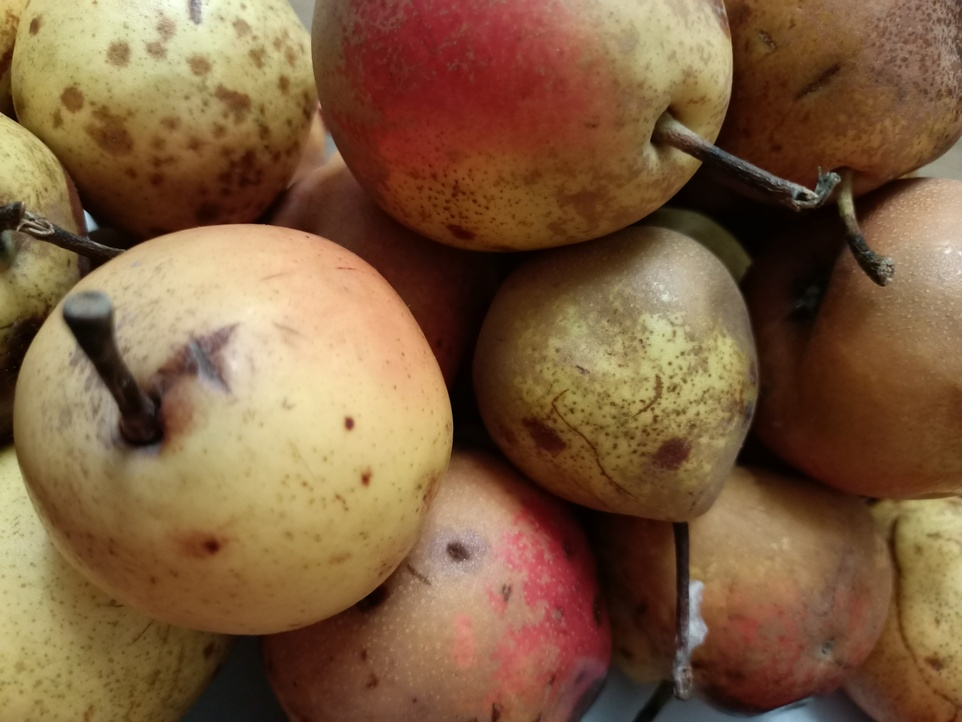
#> input picture FruitsCV/ImagesTest/Desertnaya_ros verh/IMG_6671.jpg, 962 x 722 px, shrunk from 4000 x 3000 before the run; its folder holds only this picture in this run
$ python Contouring.py
#> lines starting #> are read from the running program, lines starting #| are printed output that depends on the picture; after the words box and inside, x2 and y2 are one past the last pixel; in counts of white or black regions, pixels touching at a corner belong together
from glob import glob
import cv2


i = 1
for dock in glob("ImagesTest/*"):
    files = glob(dock + '/*.jpg')
    for myFile in files:
        image = cv2.imread(myFile)
#> image is the input picture: shape (722, 962, 3); mean B, G, R 64, 94.9, 127.1
        blur = cv2.medianBlur(image, 5)
        gray = cv2.cvtColor(blur, cv2.COLOR_BGR2GRAY)
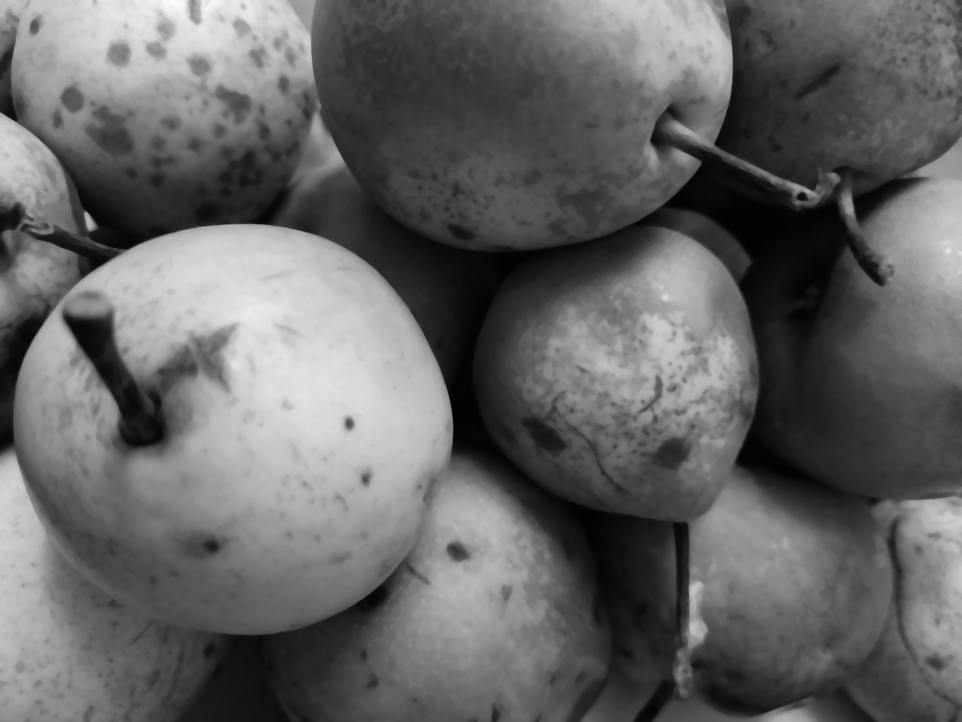
#> gray: shape (722, 962); min 1, max 252, mean 101.2
        _, binary = cv2.threshold(gray, 80, 255, cv2.THRESH_BINARY)
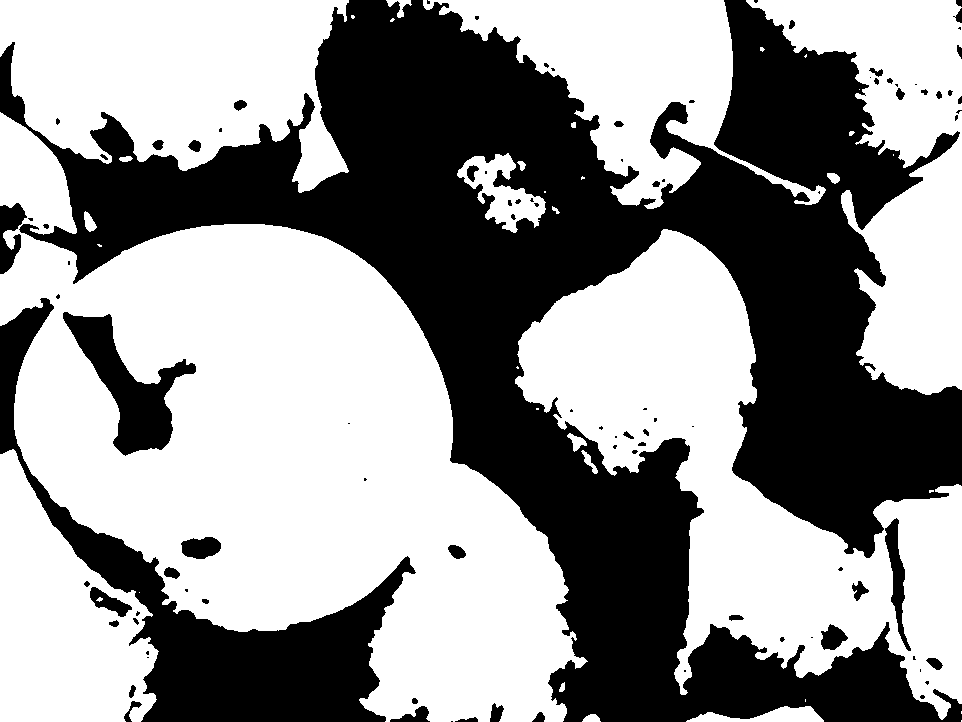
#> binary: shape (722, 962); 57.9% white; 96 black regions (45 under 20 px), largest, box (x1, y1, x2, y2) and area: (0, 0, 962, 722) 245466, (0, 298, 416, 722) 32803, (63, 312, 196, 456) 6649
        element = cv2.getStructuringElement(cv2.MORPH_RECT, (3, 3))
        binary = cv2.morphologyEx(binary, cv2.MORPH_CLOSE, element)
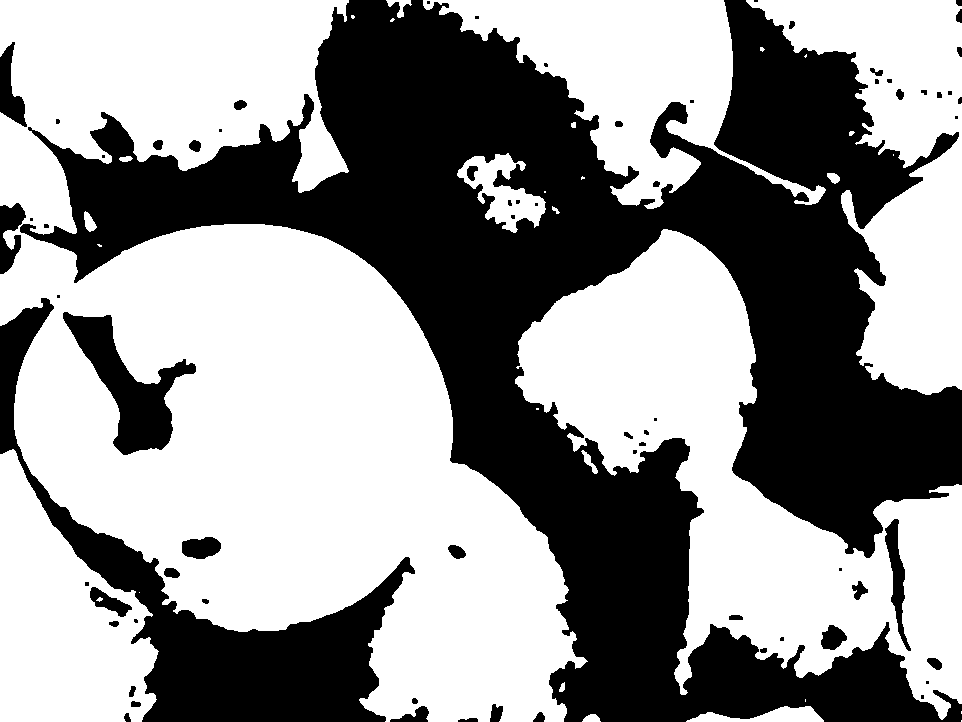
#> binary: shape (722, 962); 58.1% white; 70 black regions (26 under 20 px)
        contours, _ = cv2.findContours(binary, cv2.RETR_TREE, cv2.CHAIN_APPROX_NONE)
#> contours = 87 contours, 30 with area under 20; largest, box (x1, y1, x2, y2) and area: (0, 0, 588, 722) 225950, (515, 229, 962, 720) 82046, (746, 0, 962, 395) 38332, (423, 0, 826, 209) 31148, (0, 449, 159, 722) 26772
        cv2.drawContours(image, contours, -1, (0, 0, 255), 3)
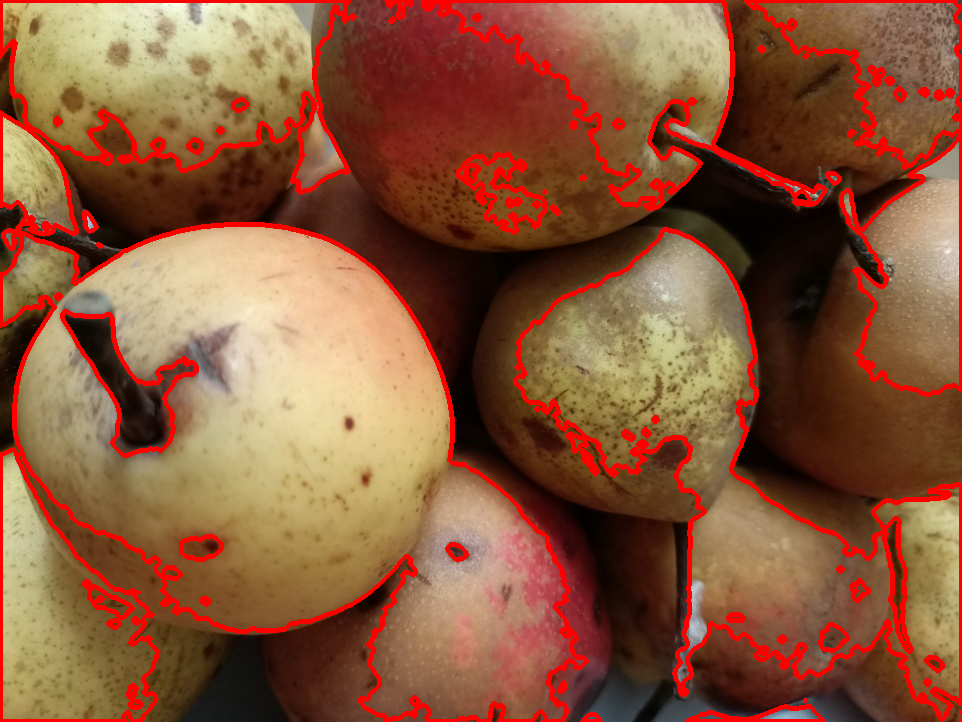
#> image: shape (722, 962, 3); 8.73% of pixels changed, all inside (x1, y1, x2, y2) = (0, 0, 962, 722)
        cv2.imwrite('Contoured/' + str(i) + '.jpg', image)
        i += 1
#> pass 2 of the loop `for dock in glob("ImagesTest/*"):`:
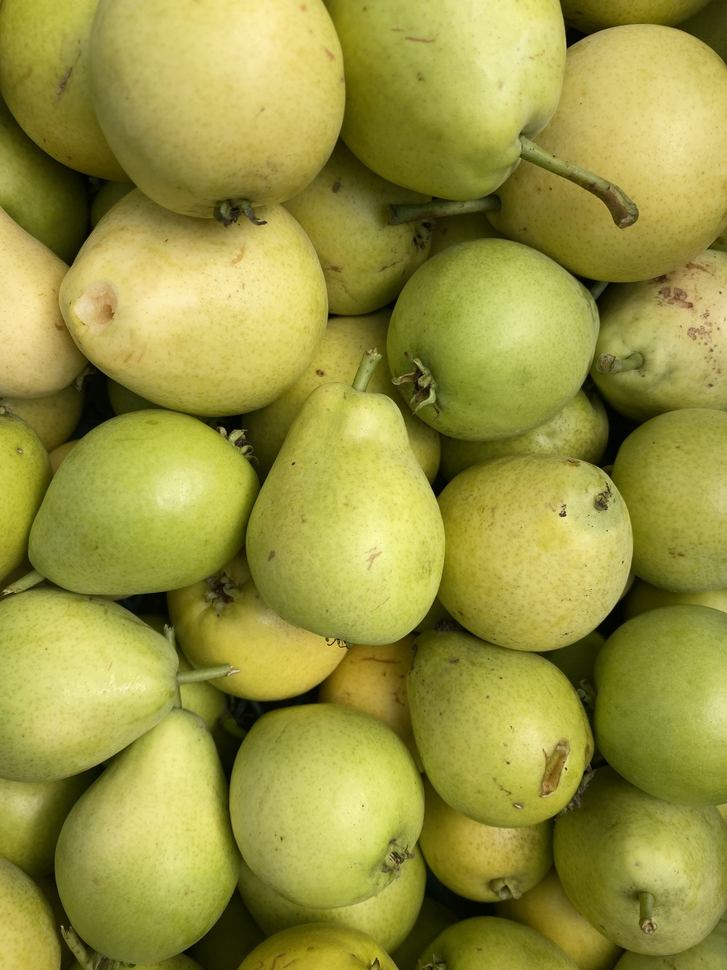
#> input picture FruitsCV/ImagesTest/Dyushes verh/IMG_8151.JPG, 727 x 970 px, shrunk from 3024 x 4032 before the run
#> image is the input picture: shape (970, 727, 3); mean B, G, R 65.3, 149.3, 152.5
#> blur: shape (970, 727, 3)
#> gray: shape (970, 727)
#> `_, binary = cv2.threshold(gray, 80, 255, cv2.THRESH_BINARY)`:
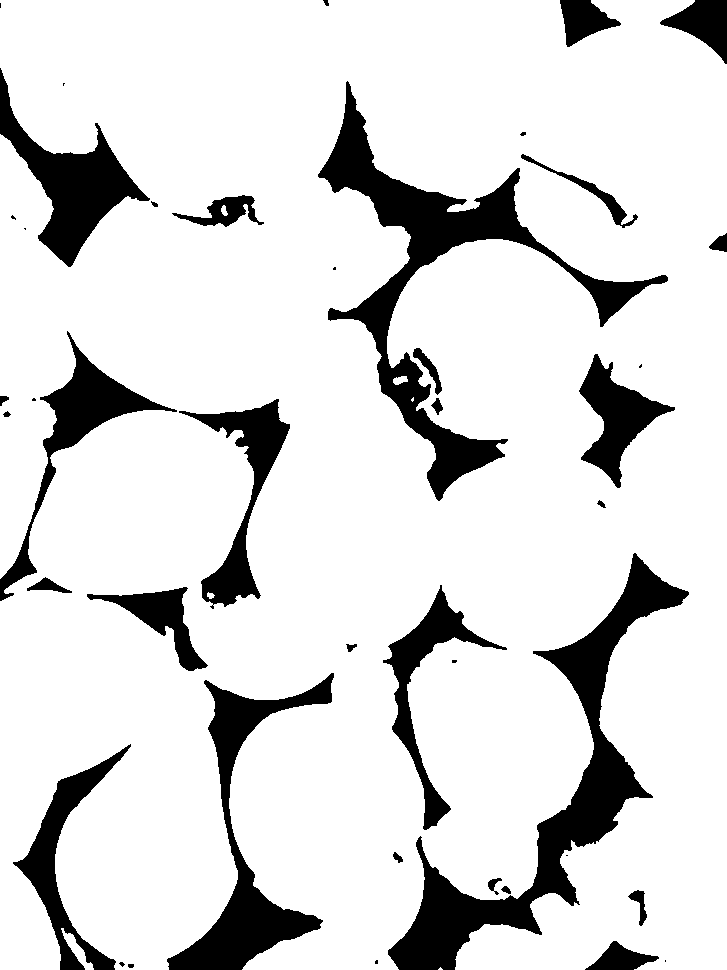
#> binary: shape (970, 727); 85.5% white; 43 black regions (13 under 20 px), largest, box (x1, y1, x2, y2) and area: (388, 553, 689, 970) 21152, (318, 81, 668, 501) 20867, (167, 673, 334, 970) 11284
#> contours = 37 contours, 7 with area under 20; largest, box (x1, y1, x2, y2) and area: (0, 0, 727, 970) 648584, (317, 81, 669, 501) 21814, (181, 398, 291, 607) 6138, (382, 588, 507, 831) 5574, (39, 338, 172, 458) 5314
#> `cv2.drawContours(image, contours, -1, (0, 0, 255), 3)`:
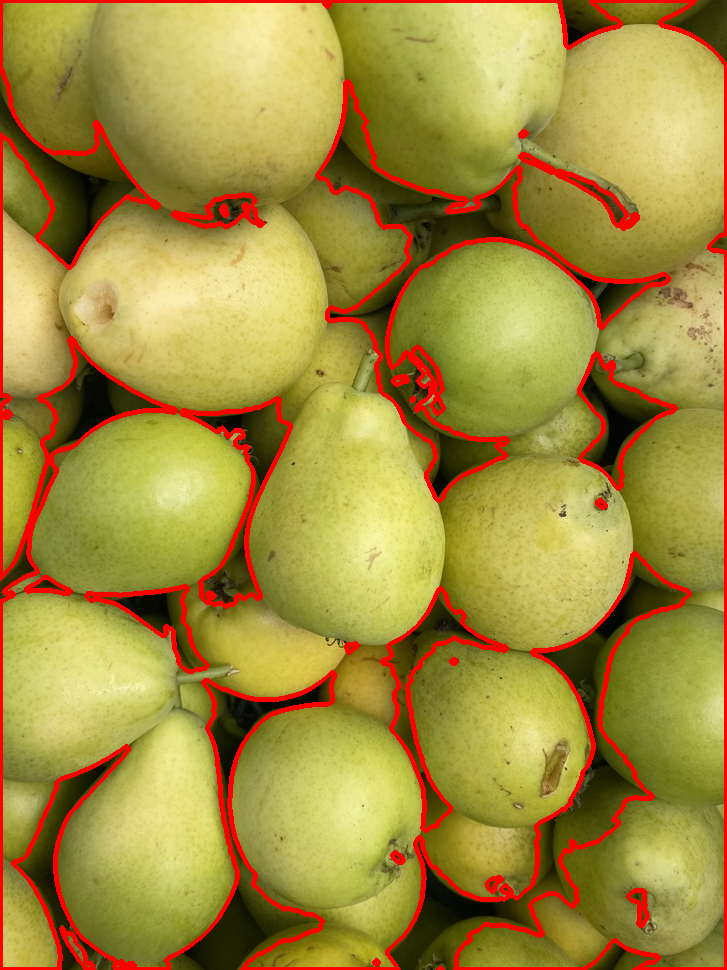
#> image: shape (970, 727, 3); 7.68% of pixels changed, all inside (x1, y1, x2, y2) = (0, 0, 727, 970)
